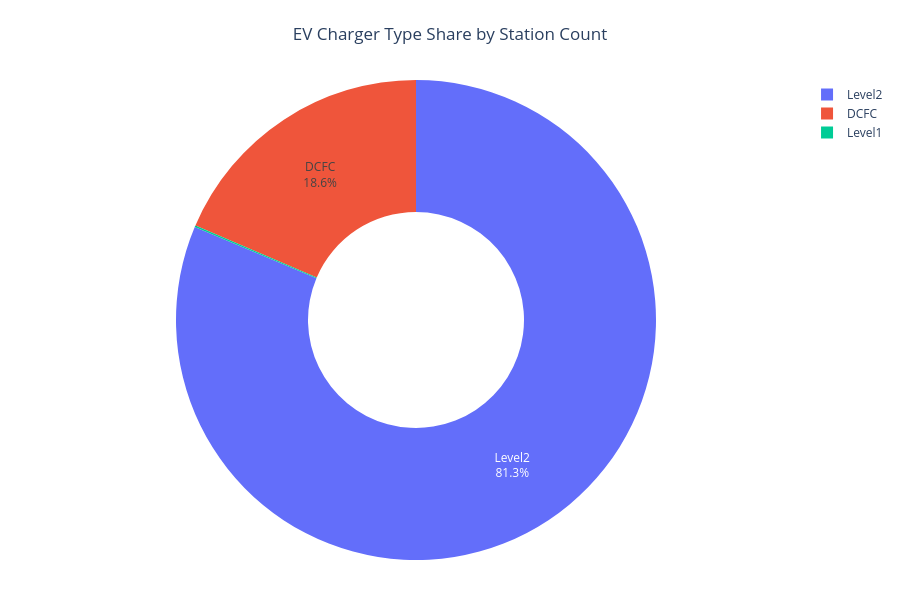

This figure's notebook cell:
### Code cell
fig_charger_type_donut = px.pie(
    charger_type_summary,
    names="charger_level",
    values="station_count",
    hole=0.45,
    title="EV Charger Type Share by Station Count"
)

fig_charger_type_donut.update_traces(
    textposition="inside",
    textinfo="percent+label"
)

fig_charger_type_donut.update_layout(
    title_x=0.5,
    template="plotly_white",
    height=600,
    margin=dict(l=40, r=40, t=80, b=40)
)

fig_charger_type_donut.show()

### Figure 1 — Plotly figure (JSON) as saved in the notebook; plotly's stock layout.template omitted (floating-point values rounded to 4 significant figures)
{"data": [{"domain": {"x": [0, 1], "y": [0, 1]}, "hole": 0.45, "hovertemplate": "charger_level=%{label}<br>station_count=%{value}<extra></extra>", "labels": ["Level2", "DCFC", "Level1"], "legendgroup": "", "name": "", "showlegend": true, "textinfo": "percent+label", "textposition": "inside", "type": "pie", "values": [63508, 14488, 89]}], "layout": {"height": 600, "legend": {"tracegroupgap": 0}, "margin": {"b": 40, "l": 40, "r": 40, "t": 80}, "title": {"text": "EV Charger Type Share by Station Count", "x": 0.5}}}
